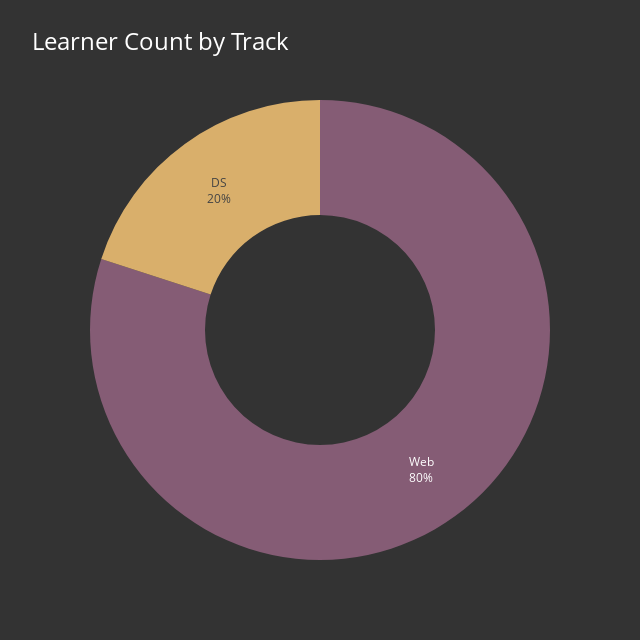

Source (notebook cell):
### Code cell
df_type = DataFrame(learners)
type_value_counts = df_type["track"].value_counts()
data = go.Pie(
    labels=type_value_counts.index,
    values=type_value_counts.values,
    hole=0.5,
    textinfo="percent+label",
    textfont={"size": 12},
    hoverinfo="text+label+value",
    textposition='inside',
    showlegend=False,
)
layout = go.Layout(
    title={
        "text": "Learner Count by Track",
        "font": {"color": "white", "size": 24},
    },
    colorway=px.colors.qualitative.Antique,
    width=640,
    height=640,
    paper_bgcolor="#333333",
)
figure = go.Figure(data, layout)
figure.show()

### Figure 1 — Plotly figure (JSON) as saved in the notebook; plotly's stock layout.template omitted (floating-point values rounded to 4 significant figures)
{"data": [{"hole": 0.5, "hoverinfo": "text+label+value", "labels": ["Web", "DS"], "showlegend": false, "textfont": {"size": 12}, "textinfo": "percent+label", "textposition": "inside", "values": [20, 5], "type": "pie"}], "layout": {"colorway": ["rgb(133, 92, 117)", "rgb(217, 175, 107)", "rgb(175, 100, 88)", "rgb(115, 111, 76)", "rgb(82, 106, 131)", "rgb(98, 83, 119)", "rgb(104, 133, 92)", "rgb(156, 156, 94)", "rgb(160, 97, 119)", "rgb(140, 120, 93)", "rgb(124, 124, 124)"], "height": 640, "paper_bgcolor": "#333333", "title": {"font": {"color": "white", "size": 24}, "text": "Learner Count by Track"}, "width": 640}}
